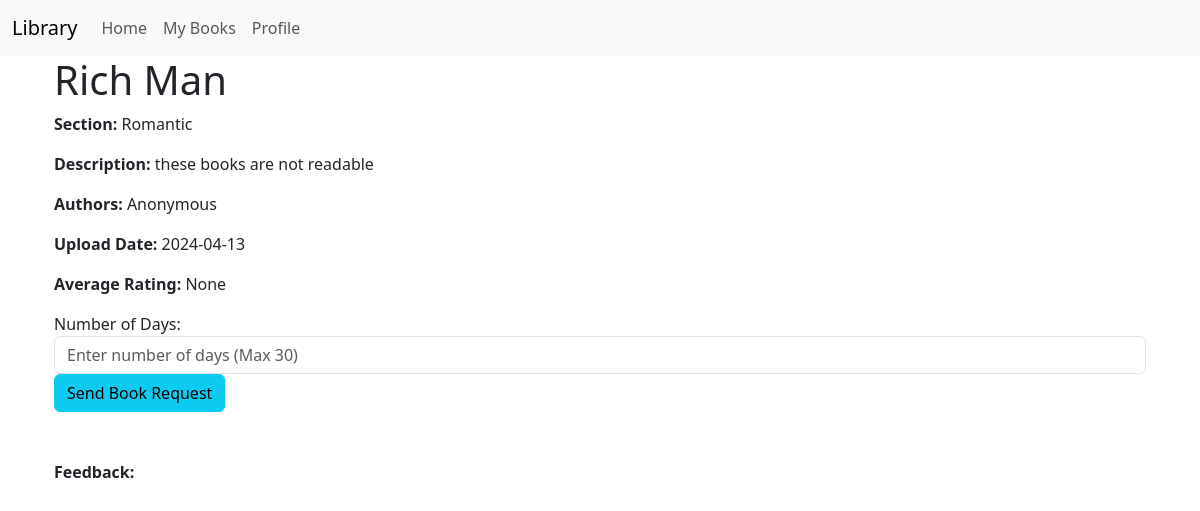
Before: /book_detail/12 (signed in) with the older database file.
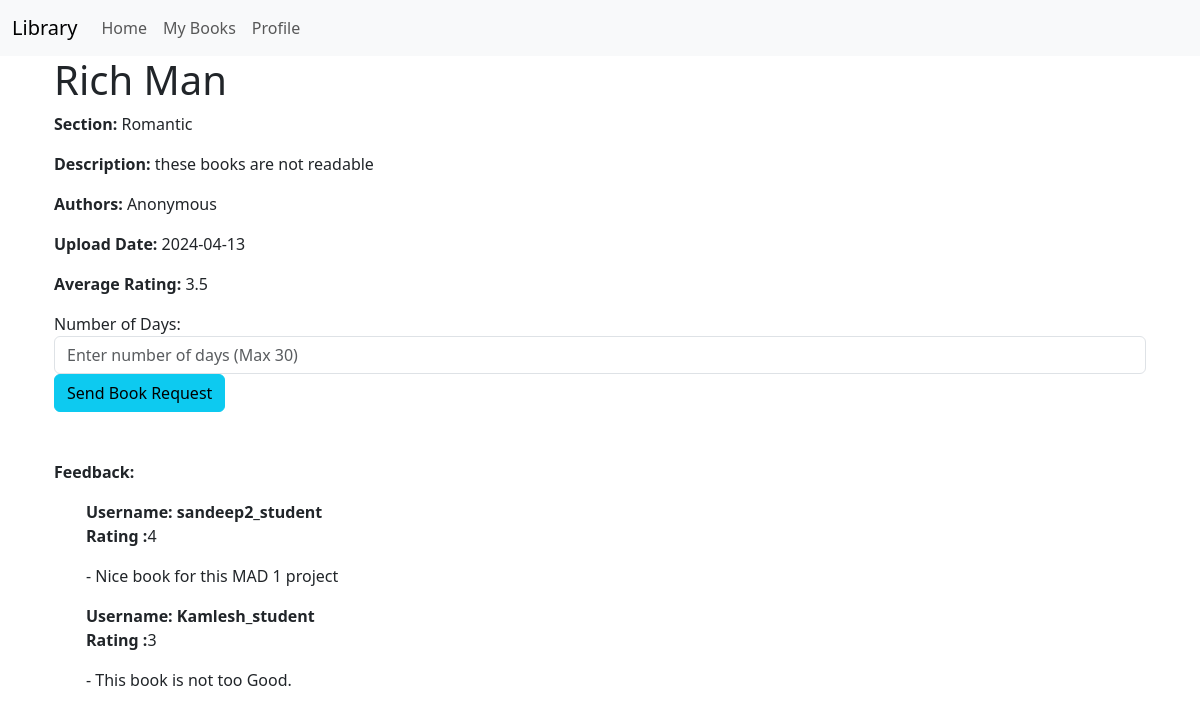
After: the same page with the newer database file.
### models.py (models this page shows)
class Book(db.Model):
    id = db.Column(db.Integer, primary_key=True)
    name = db.Column(db.String(64), nullable=False)
    content = db.Column(db.Text)
    authors = db.Column(db.String(255))
    book_upload_date = db.Column(db.Date,default=datetime.utcnow)
    book_rating = db.Column(db.Float)
    section_id = db.Column(db.Integer, db.ForeignKey('section.id'), nullable=False)
    bookrequest = db.relationship('BookRequest', backref='book', lazy=True, cascade='all, delete-orphan')
    feedback_records = db.relationship('Feedback', backref='', lazy=True, cascade='all, delete-orphan')

class Feedback(db.Model):
    id = db.Column(db.Integer, primary_key=True)
    user_id = db.Column(db.Integer, db.ForeignKey('user.id'), nullable=False)
    book_id = db.Column(db.Integer, db.ForeignKey('book.id'), nullable=False)
    rating = db.Column(db.Integer,CheckConstraint('rating >= 0 AND rating <= 5'))
    feedback = db.Column(db.Text)
    user = db.relationship('User', backref=db.backref('feedback', lazy=True))
    book = db.relationship('Book', backref=db.backref('feedback', lazy=True))

class User(db.Model):
    id = db.Column(db.Integer, primary_key=True)
    username = db.Column(db.String(32), unique=True, nullable=False)
    passhash = db.Column(db.String(256), nullable=False)
    name = db.Column(db.String(64), nullable=False)
    is_librarian = db.Column(db.Boolean, nullable=False, default=False)

### routes.py (the view)
@app.route('/book_detail/<int:book_id>')
@auth_required
def book_detail(book_id):
    user = User.query.get(session['user_id'])
    book = Book.query.get(book_id)
    feedbacks = Feedback.query.filter_by(book_id=book.id).all()
    if not book:
        flash('Book does not exist')
        return redirect(url_for('mybook'))
    return render_template('book_detail.html', user=user , book=book,feedbacks=feedbacks)

### routes.py (called while the page is built)
def auth_required(func):
    @wraps(func)
    def inner(*args, **kwargs):
        if 'user_id' in session:
            return func(*args, **kwargs)
        else:
            flash('Please login to continue')
            return redirect(url_for('login'))
    return inner

### templates/book_detail.html (shortened to what this page needs)
{% extends 'layout.html' %}
{% block content %}
<div class="container">
    <h1>{{ book.name }}</h1>
            <p><b>Section:</b> {{ book.section.name }}</p>
            <p><b>Description:</b> {{ book.section.description }}</p>
            <p><b>Authors:</b> {{ book.authors }}</p>
            <p><b>Upload Date:</b> {{ book.book_upload_date.strftime('%Y-%m-%d') }}</p>
            <p><b>Average Rating:</b> {{ book.book_rating }}</p>
            <form action="{{ url_for('book_request_post', book_id=book.id) }}" method="post">
                <div class="form-group">
                    <label for="requested_day">Number of Days:</label>
                    <input type="number" name="requested_day" class="form-control" placeholder="Enter number of days (Max 30)" required>
                </div>
                <button type="submit" class="btn btn-info">Send Book Request</button>
            </form>
            <br>
            <br>
            <p><b>Feedback:</b></p>
            <ul>
                {% for feedback in feedbacks %}
                    <b>Username: {{feedback.user.username}} </b>
                    <p> <b>Rating :</b>{{ feedback.rating }}</p>
                    <p>- {{ feedback.feedback }}</p>
                {% endfor %}
            </ul>
        </div>
    </div>
{% endblock %}

Changed rows visible on the page:
changed Book "Rich Man": book_rating "None" → "3.5"
added Feedback: user.username "sandeep2_student", rating "4", feedback "Nice book for this MAD 1 project"
added Feedback: user.username "Kamlesh_student", rating "3", feedback "This book is not too Good."
